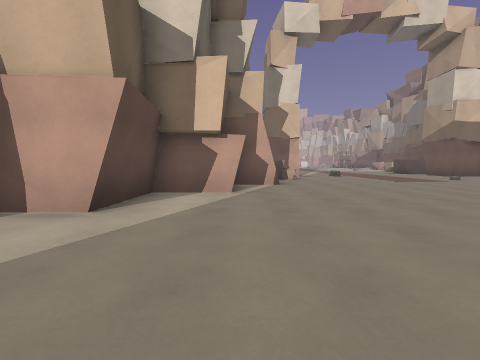
view 1 (above)

24 first-person views from a walk through a Godot game level. The camera is 1.3 m above the floor, tilts 4° down and sees 90° across. The floor is counted in squares, 2 m on a side. Each view is taken from the middle of a square. On the plan, view 1 faces up. The plan holds only what a view shows up to about 9 squares ahead; the rest is blank. The place goes on beyond the plan. Surface patterns are stand-ins for the level's own textures.

view 2
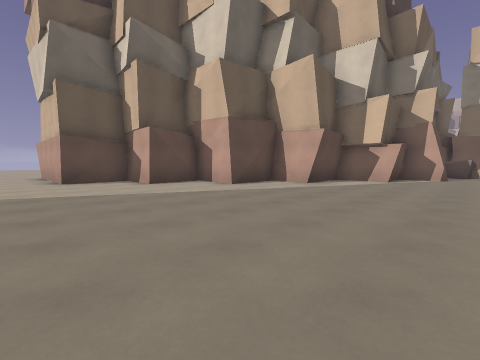

view 3
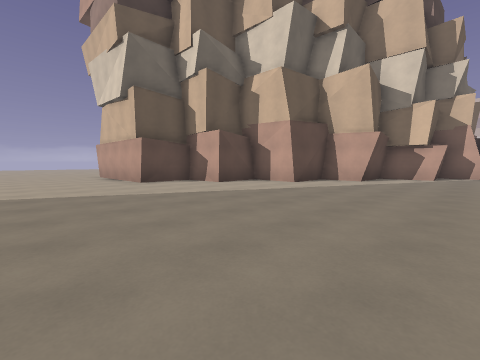

view 4
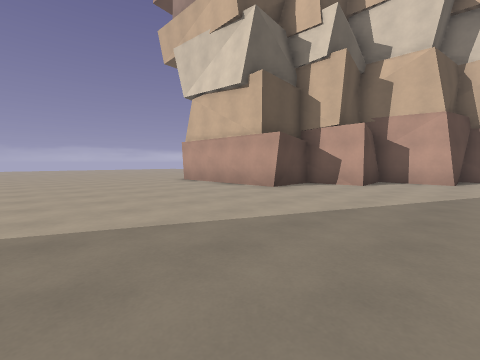

view 5
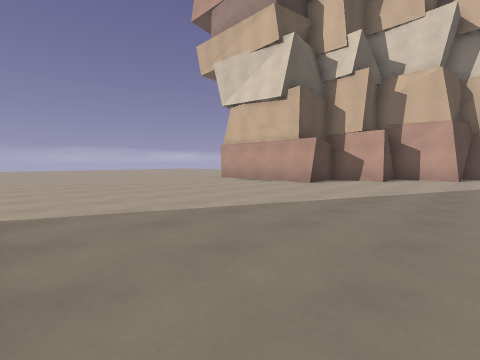

view 6
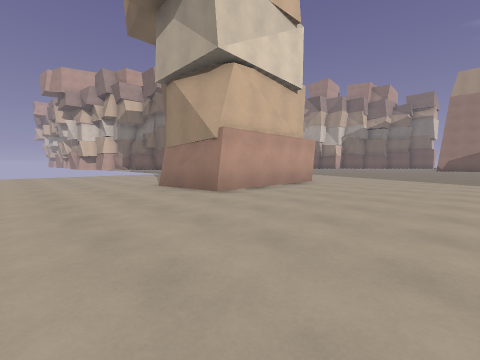

view 7
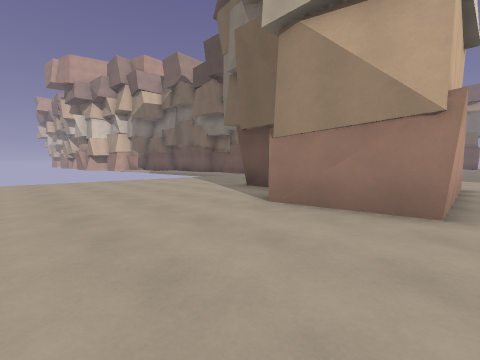

view 8
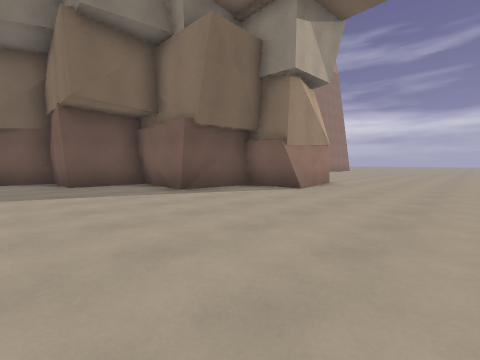

view 9
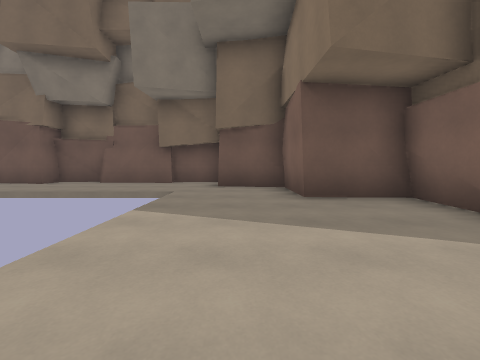

view 10
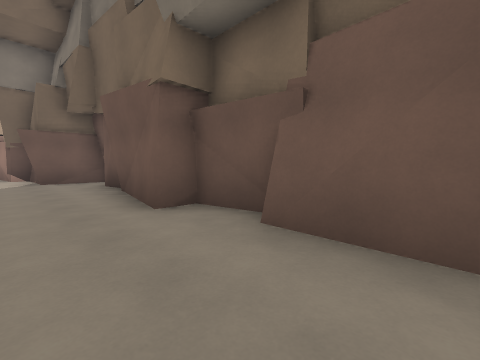

view 11
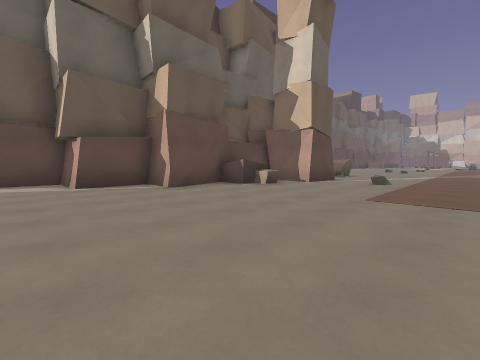

view 12
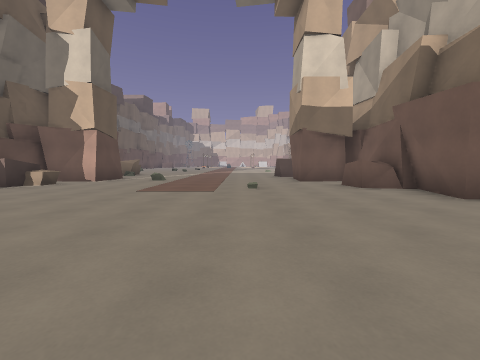

view 13
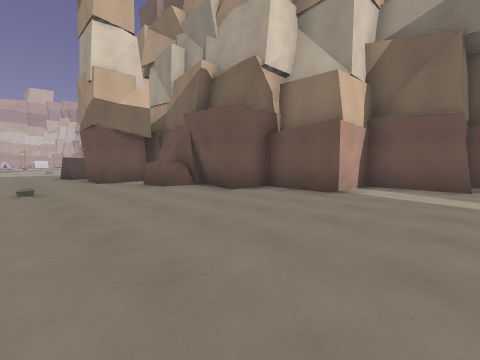

view 14
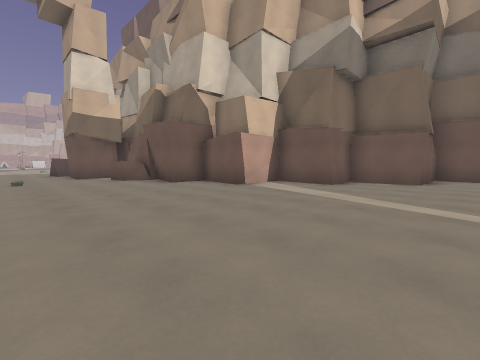

view 15
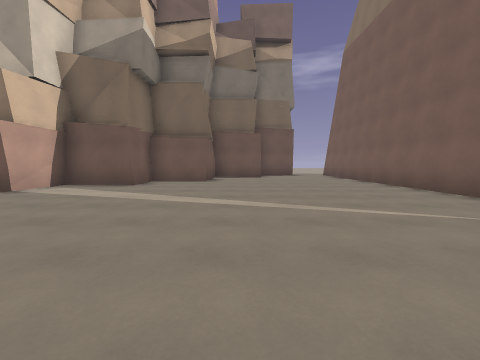

view 16
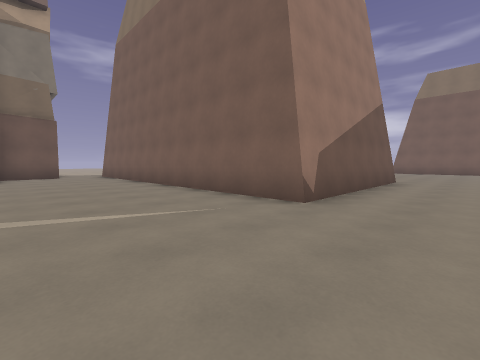

view 17
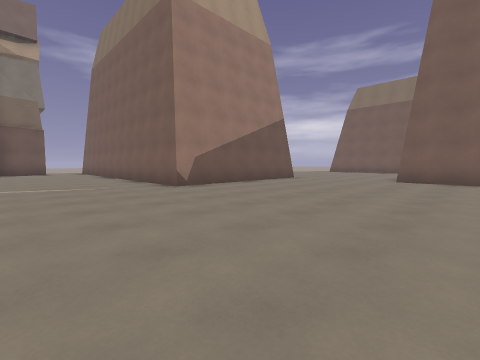

view 18
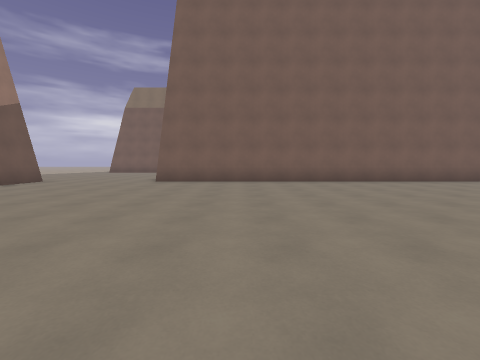

view 19
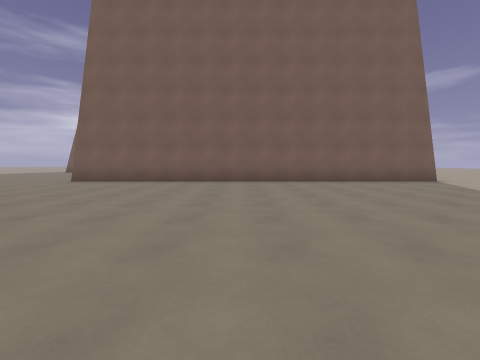

view 20
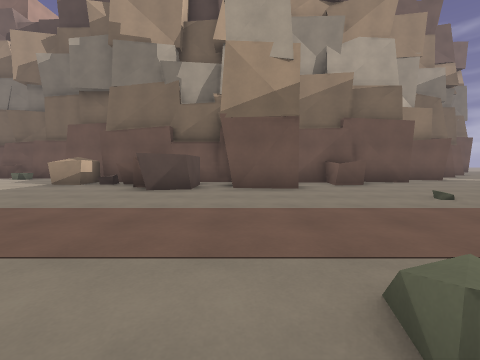

view 21
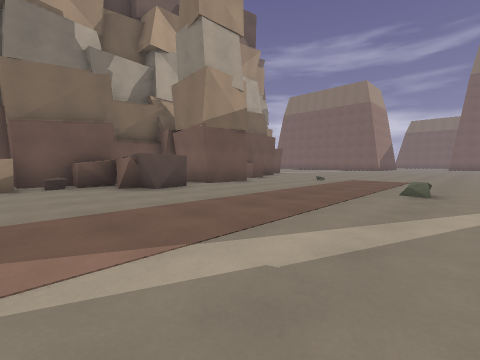

view 22
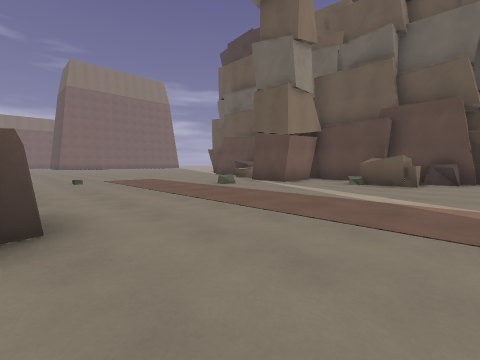

view 23
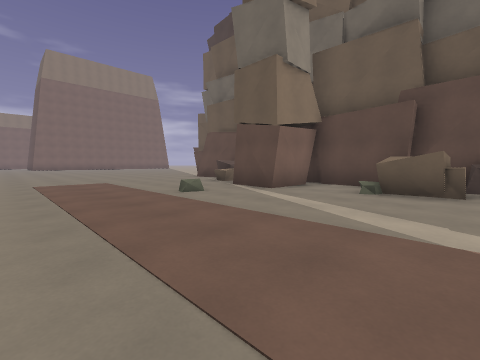

view 24
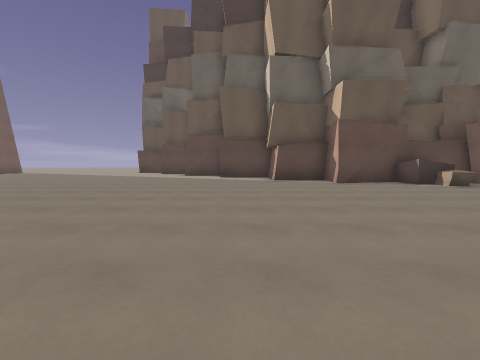

### Floor plan
Key: @ floor where view 1 was taken; # wall or solid block; . floor; = window, fence, low wall or low ledge; ^ raised ledge.
Columns run from 15 left of view 1 to 21 right of it. Each row starts with its distance up from view 1.
 18          .###  #..........#^
 17          ...#  #^.........##
 16          ...   ##^........^^
 15          ..#    ##.......##.#
 14          ..#    #...........#
 13          ..#   ####.......###
 12          ..##  ####.=.....##
 11          ...#  #...........#
 10          ...#  #^^........^##
  9          ..##  #............#
  8          ..##  ##...........##
  7          ...#  #.............#
  6 ............####.............###
  5 ..........# ##.................#
  4 ..........####.................##
  3 ........####....................#
  2 .....#######....................###
  1 .....#   #............ ...........#
  0 .....#  ##.....@.....  ...........#
 -1 ....##  #......................... ##
 -2 ....#####.........................
 -3 ..................................
 -4 .................................
 -5 .........................########
 -6 .........................#
 -7 .........................#
 -8 .........................#
 -9  ........................#
-10  ........................#
-11        .##############....
-12                        ..

Where each view was taken, in squares from view 1:
view 1: 0 up, 0 right, facing up
view 2: 4 down, 2 right, facing up-left
view 3: 6 down, 1 right, facing up-left
view 4: 8 down, 3 left, facing up-left
view 5: 10 down, 3 left, facing up-left
view 6: 7 down, 15 left, facing up-right
view 7: 3 down, 15 left, facing up-right
view 8: 5 up, 15 left, facing down-right
view 9: 5 up, 12 left, facing right
view 10: 8 up, 6 left, facing up-right
view 11: 4 up, 7 right, facing up-left
view 12: 3 up, 8 right, facing up
view 13: 3 up, 8 right, facing up-right
view 14: 0 up, 8 right, facing up-right
view 15: 0 up, 8 right, facing right
view 16: 1 down, 8 right, facing down-right
view 17: 1 down, 4 right, facing down-right
view 18: 2 down, 3 right, facing down
view 19: 2 down, 0 right, facing down
view 20: 13 up, 4 right, facing right
view 21: 18 up, 4 right, facing down-right
view 22: 18 up, 10 right, facing down-left
view 23: 17 up, 8 right, facing down-left
view 24: 4 up, 9 right, facing left
